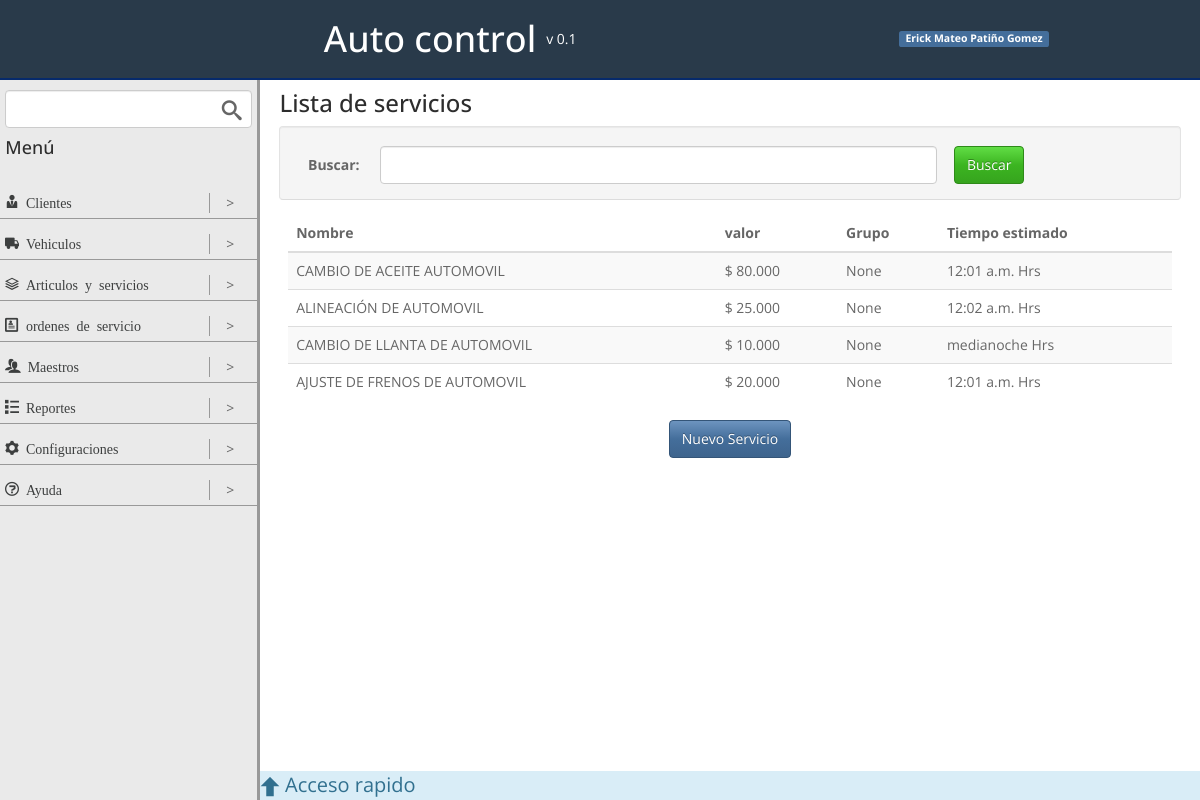
The app's page /servicios/ with its own data.
### articulos_servicios/models.py (models this page shows, shortened)
class servicioModel(models.Model):
	nombre = models.CharField(max_length=100)
	valor =  models.PositiveIntegerField()
	servicio = models.BooleanField(default = True)
	grupo = models.ForeignKey(grupoServicioModel, blank = True, null = True)
	time = models.TimeField(default = '0:00:00')
	detail = models.CharField(max_length = 1000, default = '-')

### articulos_servicios/views.py (the view)
# urls.py: url(r'^servicios/$', listServicioView.as_view(), name = 'list_servicio'),
class listServicioView(ListView):
	template_name = 'list_servicio.html'
	model = servicioModel
	context_object_name = 'servicios'
	paginate_by = 10

### articulos_servicios/templates/list_servicio.html (shortened to what this page needs)
{% extends "base.html" %}
{% load humanize %}
{% block contentViewTitle %}
	<h3>Lista de servicios</h3>
{% endblock contentViewTitle %}
{% block content %}
	<div class="row well actions-top middle">
		<div class="col-1">
			<label for="">Buscar:</label>
		</div>
		<div class="col-8">
			<input type="text" class="form-control" placeholder="">
		</div>
		<div class="col-3">
			<input type="submit" class="btn btn-success" value="Buscar">
		</div>
	</div>
	<table class="table table-striped table-hover ">
		<thead>
			<tr>
				<th>Nombre</th>
				<th>valor</th>
				<th>Grupo</th>
				<th>Tiempo estimado</th>
			</tr>
		</thead>
		<tbody>
			{% for servicio in servicios %}
				<tr>
					<td>{{ servicio.nombre }}</td>
					<td>$ {{ servicio.valor | intcomma}}</td>
					<td>{{ servicio.grupo }}</td>
					<td>{{ servicio.time }} Hrs</td>
				</tr>
			{% endfor %}
		</tbody>
	</table>
	<div class="row center">
		<a class="btn btn-primary" href="{% url 'create_servicio' %}">Nuevo Servicio</a>
	</div>
{% endblock content %}

### static/css/styles.css (style rules this page uses)
.row { box-sizing:border-box;display:-webkit-flex;display:-ms-flexbox;display:-webkit-box;display:flex;-webkit-flex:0 1 auto;-ms-flex:0 1 auto;-webkit-box-flex:0;flex:0 1 auto;-webkit-flex-direction:row;-ms-flex-direction:row;-webkit-box-orient:horizontal;-webkit-box-direction:normal;flex-direction:row;-webkit-flex-wrap:wrap;-ms-flex-wrap:wrap;flex-wrap:wrap;margin-right:-1%;margin-left:-1% }
.col-0,.col-1,.col-2,.col-3,.col-4,.col-5,.col-6,.col-7,.col-8,.col-9,.col-10,.col-11,.col-12 { box-sizing:border-box;-webkit-flex:0 0 auto;-ms-flex:0 0 auto;-webkit-box-flex:0;flex:0 0 auto;padding-right:1%;padding-left:1% }
.col-1 { -ms-flex-preferred-size:8.333%;-webkit-flex-basis:8.333%;flex-basis:8.333%;max-width:8.333% }
.col-3 { -ms-flex-preferred-size:25%;-webkit-flex-basis:25%;flex-basis:25%;max-width:25% }
.col-8 { -ms-flex-preferred-size:66.667%;-webkit-flex-basis:66.667%;flex-basis:66.667%;max-width:66.667% }
.center { -webkit-justify-content:center;-ms-flex-pack:center;-webkit-box-pack:center;justify-content:center;text-align:center }
.middle { -webkit-align-items:center;-ms-flex-align:center;-webkit-box-align:center;align-items:center }
html,body { height:100% }
h1,h2,h3,h4 { margin:0 }
a { color:#3d3f3f;text-decoration:none }
label { margin:0 }
input { margin:0 }
input[type="text"] { width:100% }
.actions-top { margin-top:10px;padding-bottom:15px;border-bottom:1px solid #dcdcdc;margin-bottom:15px }

### records on screen
servicioModel: nombre "CAMBIO DE ACEITE AUTOMOVIL", valor "80.000", grupo "None", time "12:01 a.m."
servicioModel: nombre "ALINEACIÓN DE AUTOMOVIL", valor "25.000", grupo "None", time "12:02 a.m."
servicioModel: nombre "CAMBIO DE LLANTA DE AUTOMOVIL", valor "10.000", grupo "None", time "medianoche"
servicioModel: nombre "AJUSTE DE FRENOS DE AUTOMOVIL", valor "20.000", grupo "None", time "12:01 a.m."
